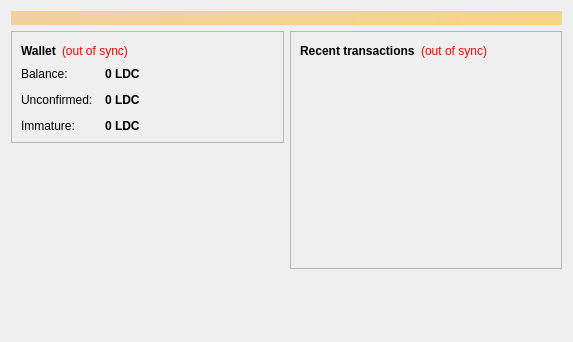
<?xml version="1.0" encoding="UTF-8"?>
<ui version="4.0">
 <class>OverviewPage</class>
 <widget class="QWidget" name="OverviewPage">
  <property name="geometry">
   <rect>
    <x>0</x>
    <y>0</y>
    <width>573</width>
    <height>342</height>
   </rect>
  </property>
  <property name="windowTitle">
   <string>Form</string>
  </property>
  <layout class="QVBoxLayout" name="topLayout">
   <item>
    <widget class="QLabel" name="labelAlerts">
     <property name="visible">
      <bool>false</bool>
     </property>
     <property name="styleSheet">
      <string notr="true">background-color: qlineargradient(x1: 0, y1: 0, x2: 1, y2: 0, stop:0 #F0D0A0, stop:1 #F8D488); color:#000000;</string>
     </property>
     <property name="wordWrap">
      <bool>true</bool>
     </property>
     <property name="margin">
      <number>3</number>
     </property>
    </widget>
   </item>
   <item>
    <layout class="QHBoxLayout" name="horizontalLayout" stretch="1,1">
     <item>
      <layout class="QVBoxLayout" name="verticalLayout_2">
       <item>
        <widget class="QFrame" name="frame">
         <property name="frameShape">
          <enum>QFrame::StyledPanel</enum>
         </property>
         <property name="frameShadow">
          <enum>QFrame::Raised</enum>
         </property>
         <layout class="QVBoxLayout" name="verticalLayout_4">
          <item>
           <layout class="QHBoxLayout" name="horizontalLayout_4">
            <item>
             <widget class="QLabel" name="label_5">
              <property name="font">
               <font>
                <weight>75</weight>
                <bold>true</bold>
               </font>
              </property>
              <property name="text">
               <string>Wallet</string>
              </property>
             </widget>
            </item>
            <item>
             <widget class="QLabel" name="labelWalletStatus">
              <property name="toolTip">
               <string>The displayed information may be out of date. Your wallet automatically synchronizes with the Leadcoin network after a connection is established, but this process has not completed yet.</string>
              </property>
              <property name="styleSheet">
               <string notr="true">QLabel { color: red; }</string>
              </property>
              <property name="text">
               <string notr="true">(out of sync)</string>
              </property>
              <property name="alignment">
               <set>Qt::AlignLeading|Qt::AlignLeft|Qt::AlignVCenter</set>
              </property>
             </widget>
            </item>
            <item>
             <spacer name="horizontalSpacer_2">
              <property name="orientation">
               <enum>Qt::Horizontal</enum>
              </property>
              <property name="sizeHint" stdset="0">
               <size>
                <width>40</width>
                <height>20</height>
               </size>
              </property>
             </spacer>
            </item>
           </layout>
          </item>
          <item>
           <layout class="QFormLayout" name="formLayout_2">
            <property name="fieldGrowthPolicy">
             <enum>QFormLayout::AllNonFixedFieldsGrow</enum>
            </property>
            <property name="horizontalSpacing">
             <number>12</number>
            </property>
            <property name="verticalSpacing">
             <number>12</number>
            </property>
            <item row="0" column="0">
             <widget class="QLabel" name="label">
              <property name="text">
               <string>Balance:</string>
              </property>
             </widget>
            </item>
            <item row="0" column="1">
             <widget class="QLabel" name="labelBalance">
              <property name="font">
               <font>
                <weight>75</weight>
                <bold>true</bold>
               </font>
              </property>
              <property name="cursor">
               <cursorShape>IBeamCursor</cursorShape>
              </property>
              <property name="toolTip">
               <string>Your current balance</string>
              </property>
              <property name="text">
               <string notr="true">0 LDC</string>
              </property>
              <property name="textInteractionFlags">
               <set>Qt::LinksAccessibleByMouse|Qt::TextSelectableByKeyboard|Qt::TextSelectableByMouse</set>
              </property>
             </widget>
            </item>
            <item row="1" column="0">
             <widget class="QLabel" name="label_3">
              <property name="text">
               <string>Unconfirmed:</string>
              </property>
             </widget>
            </item>
            <item row="1" column="1">
             <widget class="QLabel" name="labelUnconfirmed">
              <property name="font">
               <font>
                <weight>75</weight>
                <bold>true</bold>
               </font>
              </property>
              <property name="cursor">
               <cursorShape>IBeamCursor</cursorShape>
              </property>
              <property name="toolTip">
               <string>Total of transactions that have yet to be confirmed, and do not yet count toward the current balance</string>
              </property>
              <property name="text">
               <string notr="true">0 LDC</string>
              </property>
              <property name="textInteractionFlags">
               <set>Qt::LinksAccessibleByMouse|Qt::TextSelectableByKeyboard|Qt::TextSelectableByMouse</set>
              </property>
             </widget>
            </item>
            <item row="2" column="0">
             <widget class="QLabel" name="labelImmatureText">
              <property name="text">
               <string>Immature:</string>
              </property>
             </widget>
            </item>
            <item row="2" column="1">
             <widget class="QLabel" name="labelImmature">
              <property name="font">
               <font>
                <weight>75</weight>
                <bold>true</bold>
               </font>
              </property>
              <property name="toolTip">
               <string>Mined balance that has not yet matured</string>
              </property>
              <property name="text">
               <string notr="true">0 LDC</string>
              </property>
              <property name="textInteractionFlags">
               <set>Qt::LinksAccessibleByMouse|Qt::TextSelectableByKeyboard|Qt::TextSelectableByMouse</set>
              </property>
             </widget>
            </item>
           </layout>
          </item>
         </layout>
        </widget>
       </item>
       <item>
        <spacer name="verticalSpacer">
         <property name="orientation">
          <enum>Qt::Vertical</enum>
         </property>
         <property name="sizeHint" stdset="0">
          <size>
           <width>20</width>
           <height>40</height>
          </size>
         </property>
        </spacer>
       </item>
      </layout>
     </item>
     <item>
      <layout class="QVBoxLayout" name="verticalLayout_3">
       <item>
        <widget class="QFrame" name="frame_2">
         <property name="frameShape">
          <enum>QFrame::StyledPanel</enum>
         </property>
         <property name="frameShadow">
          <enum>QFrame::Raised</enum>
         </property>
         <layout class="QVBoxLayout" name="verticalLayout">
          <item>
           <layout class="QHBoxLayout" name="horizontalLayout_2">
            <item>
             <widget class="QLabel" name="label_4">
              <property name="text">
               <string>&lt;b&gt;Recent transactions&lt;/b&gt;</string>
              </property>
             </widget>
            </item>
            <item>
             <widget class="QLabel" name="labelTransactionsStatus">
              <property name="toolTip">
               <string>The displayed information may be out of date. Your wallet automatically synchronizes with the Leadcoin network after a connection is established, but this process has not completed yet.</string>
              </property>
              <property name="styleSheet">
               <string notr="true">QLabel { color: red; }</string>
              </property>
              <property name="text">
               <string notr="true">(out of sync)</string>
              </property>
              <property name="alignment">
               <set>Qt::AlignRight|Qt::AlignTrailing|Qt::AlignVCenter</set>
              </property>
             </widget>
            </item>
            <item>
             <spacer name="horizontalSpacer">
              <property name="orientation">
               <enum>Qt::Horizontal</enum>
              </property>
              <property name="sizeHint" stdset="0">
               <size>
                <width>40</width>
                <height>20</height>
               </size>
              </property>
             </spacer>
            </item>
           </layout>
          </item>
          <item>
           <widget class="QListView" name="listTransactions">
            <property name="styleSheet">
             <string notr="true">QListView { background: transparent; }</string>
            </property>
            <property name="frameShape">
             <enum>QFrame::NoFrame</enum>
            </property>
            <property name="verticalScrollBarPolicy">
             <enum>Qt::ScrollBarAlwaysOff</enum>
            </property>
            <property name="horizontalScrollBarPolicy">
             <enum>Qt::ScrollBarAlwaysOff</enum>
            </property>
            <property name="selectionMode">
             <enum>QAbstractItemView::NoSelection</enum>
            </property>
           </widget>
          </item>
         </layout>
        </widget>
       </item>
       <item>
        <spacer name="verticalSpacer_2">
         <property name="orientation">
          <enum>Qt::Vertical</enum>
         </property>
         <property name="sizeHint" stdset="0">
          <size>
           <width>20</width>
           <height>40</height>
          </size>
         </property>
        </spacer>
       </item>
      </layout>
     </item>
    </layout>
   </item>
  </layout>
 </widget>
 <resources/>
 <connections/>
</ui>
